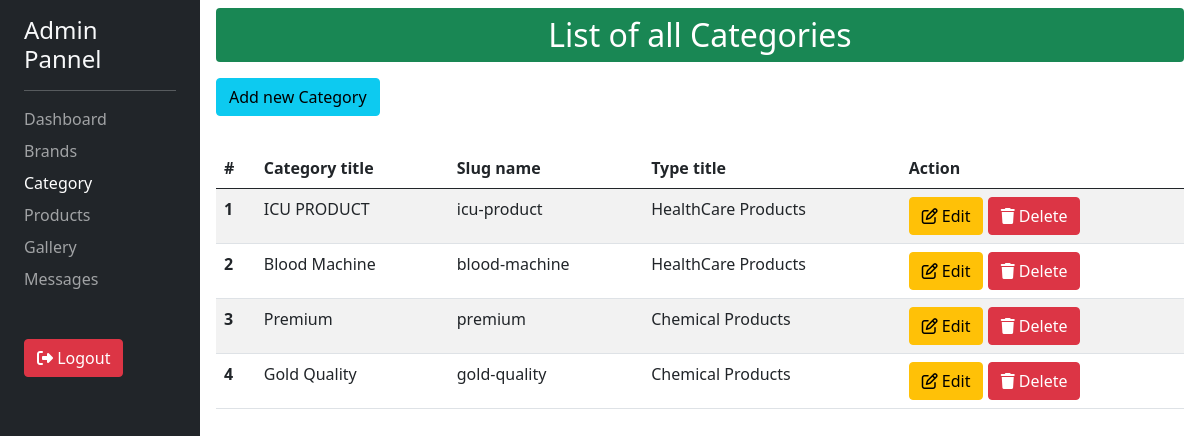
Before: /category/dashboard/all-categories (signed in) with the older database file.
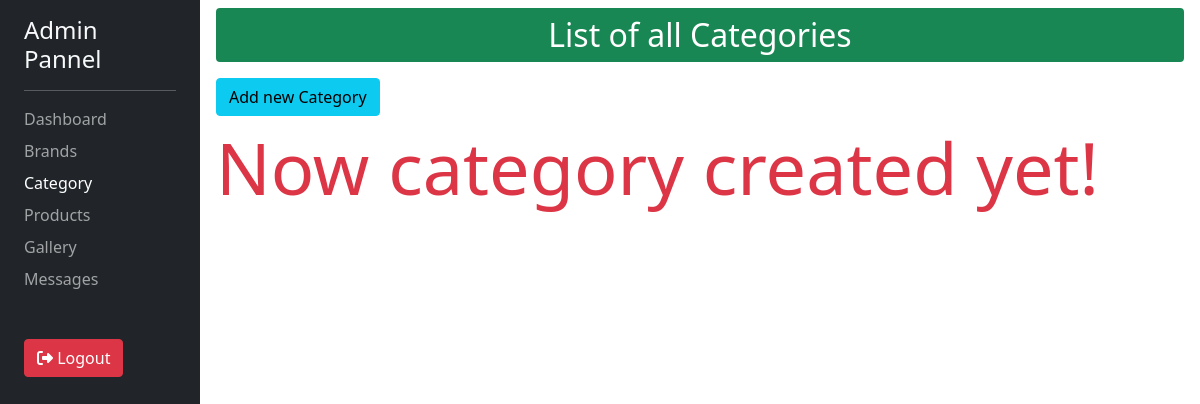
After: the same page with the newer database file.
### products/models.py (models this page shows, shortened)
class Category(models.Model):
    categoryName = models.CharField(max_length=100, unique=True)
    slug = models.SlugField(max_length=30, unique=True, blank=True)
    typeTitle = models.ForeignKey(Type, on_delete=models.CASCADE, related_name='categories')

class Type(models.Model):
    typeName = models.CharField(max_length=30, unique=True)
    slug = models.SlugField(max_length=30, unique=True, blank=True)
    def __str__(self):
        return self.typeName

### category/views.py (the view)
# urls.py: path('dashboard/all-categories', views.allCategoriesView, name="all-categories"),
@login_required(login_url='/admin/')
def allCategoriesView(request):
    data = Category.objects.all()
    return render(request, 'category/dashboard/all-category.html', { 'categories' : data })

### aboutus/context_processor.py (called while the page is built)
def company_info(request):
        profileInfo = CompanyInfo.objects.first()
        return { 'profileInfo' : profileInfo }

### products/context_processor.py (called while the page is built)
def productsType(request):
    types = Type.objects.all()
    return { 'typeItems' : types }

### category/templates/category/dashboard/all-category.html (shortened to what this page needs)
{% extends "my_admin/base.html" %}
{% block content %}
<div class="">
    <p class="h2 bg-success text-white text-center py-2 rounded mb-3">List of all Categories</p>
    <a href="{% url 'category:add-category' %}" class="btn btn-info mb-2">Add new Category</a>
    {% if categories %}
    <div class="table-responsive mt-4">
        <table class="table table-striped">
        <thead>
            <tr>
                <th scope="col">#</th>
                <th scope="col">Category title</th>
                <th scope="col">Slug name</th>
                <th scope="col">Type title</th>
                <th scope="col">Action</th>
            </tr>
        </thead>
        <tbody>
            {% for category in categories %}
            <tr>
                <th scope="col">{{ forloop.counter }}</th>
                <td>{{ category.categoryName }}</td>
                <td>{{ category.slug }}</td>
                <td>{{ category.typeTitle }}</td>
                <td>
                    <a class="btn btn-warning" href="{% url 'category:edit-category' slug=category.slug %}"><i class="fa-regular fa-pen-to-square"></i> Edit</a>
                    <form class="d-inline-block" action="{% url 'category:delete-category' slug=category.slug %}" method="post">
                        <button onclick="return deleteFun('Category')" class="btn btn-danger"><i class="fa-solid fa-trash"></i> Delete</button>
                    </form>
                </td>
            </tr>
            {% endfor %}
        </tbody>
        </table>
    </div>
    {% else %}
    <p class="display-2 text-danger">Now category created yet!</p>
    {% endif %}
</div>
{% endblock content %}

Changed rows visible on the page:
removed Category: categoryName "ICU PRODUCT", slug "icu-product", typeTitle "HealthCare Products"
removed Category: categoryName "Blood Machine", slug "blood-machine", typeTitle "HealthCare Products"
removed Category: categoryName "Premium", slug "premium", typeTitle "Chemical Products"
removed Category: categoryName "Gold Quality", slug "gold-quality", typeTitle "Chemical Products"
Other visible differences:
text no longer shown: "# Category title Slug name Type title Action"
text now shown: "Now category created yet!"
